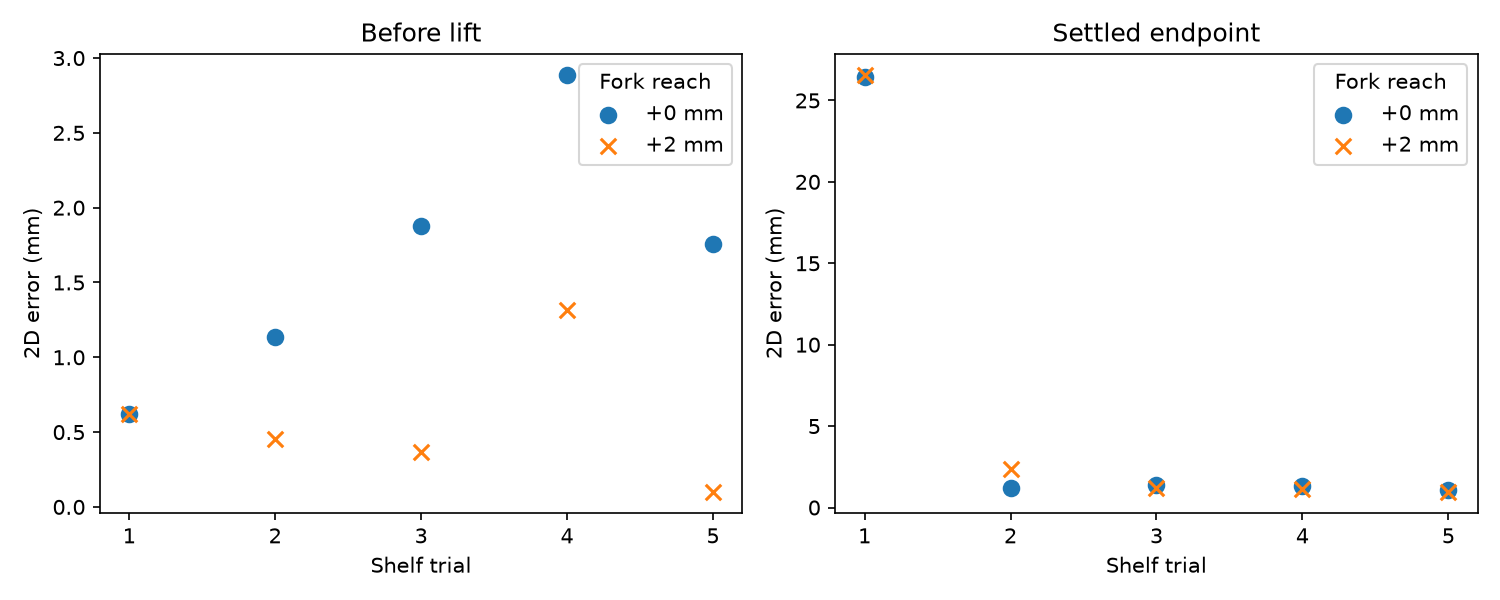

Here is the Python script that generated this plot:
"""Use pre-lift motion on trials 2–3 to choose a common wrist reach offset."""
import csv
from concurrent.futures import ProcessPoolExecutor
import matplotlib.pyplot as plt
import numpy as np
from evaluate import run, here
from push_phase import read

camera = read(here.parent / "p2y8-paired-cube-push/traces.csv")
windows = read(here / "push-phase.csv")


def score(job):
    trial, reach = job
    result, samples = run((trial, "stl", "overhead", "weld", 0, 0, 0), extra_reach_mm=reach)
    trace = np.asarray(samples)
    start = windows["raise_sec"][trial - 1]
    obs = camera[(camera["trial"] == trial) & (camera["camera"] == "frames") &
                 (camera["seconds"] >= start - 1) & (camera["seconds"] <= start - .2)]
    measured = [np.median(obs[col]) for col in ("forward_mm", "left_mm")]
    predicted = [np.median(np.interp(obs["seconds"], trace[:, 0] - 1.5, trace[:, col]))
                 for col in (1, 2)]
    return trial, reach, np.linalg.norm(np.subtract(predicted, measured)), result[-3], result[-1]


if __name__ == "__main__":
    offsets = (0, .5, 1, 1.5, 2, 2.5, 3)
    with ProcessPoolExecutor(4) as pool:
        fitted = list(pool.map(score, [(trial, r) for trial in (2, 3) for r in offsets]))
        best = min(offsets, key=lambda r: np.mean([s[2] for s in fitted if s[1] == r]))
        checks = list(pool.map(score, [(trial, r) for trial in (4, 5, 1) for r in sorted({0, best})]))
    rows = fitted + checks
    with (here / "reach.csv").open("w") as f:
        out = csv.writer(f, lineterminator="\n")
        out.writerow(("trial", "extra_reach_mm", "push_error_mm", "end_error_mm", "peak_tilt_deg"))
        out.writerows(rows)
    fig, axs = plt.subplots(1, 2, figsize=(10, 4))
    for col, (ax, title) in enumerate(zip(axs, ("Before lift", "Settled endpoint")), 2):
        for r, style in ((0, "o"), (best, "x")):
            series = sorted(s for s in rows if s[1] == r)
            ax.scatter([s[0] for s in series], [s[col] for s in series], marker=style, s=55,
                       label=f"+{r:g} mm")
        ax.set(title=title, xlabel="Shelf trial", xticks=range(1, 6), ylabel="2D error (mm)")
        ax.legend(title="Fork reach")
    fig.tight_layout()
    fig.savefig(here / "reach.png", dpi=150)
    print("Selected offset:", best, "Checks:", checks)
